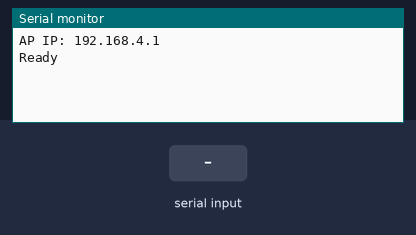
The sketch below on a simulated ESP32. On the bench: the last lines printed to the serial monitor. The test bench sets the inputs (shaded band).

Above: at 1.2 s.
1.3 s: "90,45,200\n" received over the second serial link
At 2.5 s:
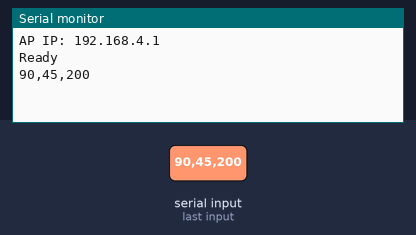
2.8 s: "90,45\n" received over the second serial link
At 3.9 s:
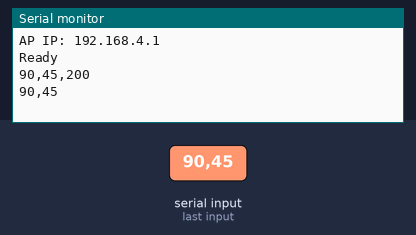
4.3 s: "90,45,200,10\n" received over the second serial link
At 5.1 s:
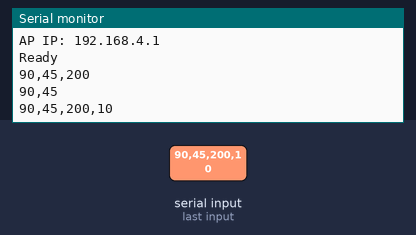
5.8 s: "0\n" received over the second serial link
At 6.2 s:
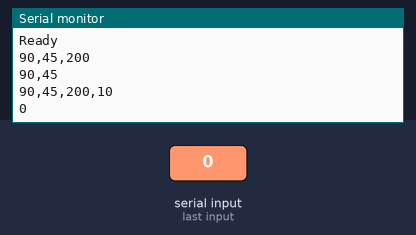

Measured:
- after the input at 1.3 s, the serial monitor: prints a new line at once (image 1)
- after the input at 2.8 s, the serial monitor: prints a new line at once (image 2)
- after the input at 4.3 s, the serial monitor: prints a new line at once (image 3)
- after the input at 5.8 s, the serial monitor: prints a new line at once (image 4)

The sketch:

esp-wifi.ino
```cpp
#include <WiFi.h>
#include <WebServer.h>
#include <WebSocketsServer.h>

#define RX_PIN 16

const char* ssid = "ROVER3D";
const char* password = "12345678";

WebServer server(80);
WebSocketsServer ws = WebSocketsServer(81);

String buffer = "";

void handleRoot() {
    server.send(200, "text/html", R"rawliteral(
<!DOCTYPE html>
<html>
<head>
<meta charset='UTF-8'>
<title>Rover3D</title>
<style>
body{background:#1a1a2e;color:#eee;font-family:Arial,sans-serif;margin:0;padding:20px}
h1{color:#0ff;text-align:center}
.stats{display:flex;justify-content:space-around;margin:20px 0;flex-wrap:wrap}
.stat-box{background:#16213e;padding:20px 40px;border-radius:10px;text-align:center;margin:10px}
.stat-val{font-size:48px;font-weight:bold;color:#0ff}
.stat-lbl{color:#888;font-size:18px}
.ok{color:#0f0}
.wa{color:#f00}
.panel{display:flex;gap:20px;margin-top:20px}
.panel>div{flex:1;background:#16213e;border-radius:10px;padding:20px}
canvas{width:100%;height:300px;background:#000;border:1px solid #333}
#scan3d{height:400px}
.bar-wrap{background:#16213e;border-radius:10px;padding:20px;margin-top:20px}
.dbar{height:60px;background:linear-gradient(90deg,#0ff,#00f);border-radius:5px;transition:width .1s}
.blbl{display:flex;justify-content:space-between;margin-top:10px;color:#888}
#raw{background:#0d1117;padding:10px;height:150px;overflow-y:scroll;border:1px solid #333;font-size:12px;margin-top:20px}
</style>
</head>
<body>
<h1>Rover3D WiFi Dashboard</h1>
<div class=stats>
<div class=stat-box><div class=stat-val id=dist>--</div><div class=stat-lbl>Distance <span style=font-size:24px;color:#888>mm</span></div></div>
<div class=stat-box><div class=stat-val id=st>--</div><div class=stat-lbl>Status</div></div>
<div class=stat-box><div class=stat-val id=rate>--</div><div class=stat-lbl>Samples/sec</div></div>
<div class=stat-box><div class=stat-val id=pts>0</div><div class=stat-lbl>Scan pts</div></div>
</div>
<div class=bar-wrap><div class=dbar id=dbar style=width:0%></div><div class=blbl><span>0</span><span>500</span><span>1000</span><span>1500</span><span>2000mm</span></div></div>
<div class=panel>
<div><h3>3D Scan (color = distance)</h3><canvas id=scan3d></canvas></div>
<div><h3>Distance History</h3><canvas id=chart></canvas></div>
</div>
<div id=raw></div>
<script>
const ctx=document.getElementById('chart').getContext('2d');
const scan=document.getElementById('scan3d').getContext('2d');
let hist=[], scanPts=[], last=0, sc=0;
function resize(){const c=document.getElementById('chart');c.width=c.offsetWidth;c.height=300}
function resizeScan(){const c=document.getElementById('scan3d');c.width=c.offsetWidth;c.height=c.offsetWidth}
resize();resizeScan();window.onresize=()=>{resize();resizeScan()};

function drawChart(){
ctx.fillStyle='#16213e';ctx.fillRect(0,0,ctx.canvas.width,ctx.canvas.height);
if(hist.length<2)return;
ctx.strokeStyle='#333';ctx.lineWidth=1;
for(let y=0;y<=2000;y+=500){let py=ctx.canvas.height-(y/2000)*ctx.canvas.height;ctx.beginPath();ctx.moveTo(0,py);ctx.lineTo(ctx.canvas.width,py);ctx.stroke();ctx.fillStyle='#666';ctx.fillText(y+'mm',5,py-5)}
ctx.strokeStyle='#0ff';ctx.lineWidth=2;ctx.beginPath();
for(let i=0;i<hist.length;i++){let x=(i/(hist.length-1))*ctx.canvas.width;let y=ctx.canvas.height-(hist[i]/2000)*ctx.canvas.height;i===0?ctx.moveTo(x,y):ctx.lineTo(x,y)}
ctx.stroke();ctx.lineTo(ctx.canvas.width,ctx.canvas.height);ctx.lineTo(0,ctx.canvas.height);ctx.closePath();ctx.fillStyle='rgba(0,255,255,0.1)';ctx.fill()
}

function distColor(d){
let t=Math.min(1,Math.max(0,d/2000));
let r=Math.round(255*t), b=Math.round(255*(1-t)), g=Math.round(128*(1-Math.abs(t-0.5)*2));
return `rgb(${r},${g},${b})`;
}

function drawScan3D(){
scan.fillStyle='#0d1117';scan.fillRect(0,0,scan.canvas.width,scan.canvas.height);
if(scanPts.length===0)return;
let minPan=Infinity,maxPan=-Infinity,minTilt=Infinity,maxTilt=-Infinity;
scanPts.forEach(p=>{minPan=Math.min(minPan,p[0]);maxPan=Math.max(maxPan,p[0]);minTilt=Math.min(minTilt,p[1]);maxTilt=Math.max(maxTilt,p[1])});
let pr=minPan===maxPan?1:scan.canvas.width/(maxPan-minPan),tr=minTilt===maxTilt?1:scan.canvas.height/(maxTilt-minTilt);
let r=Math.min(pr,tr);
let ox=scan.canvas.width/2-((minPan+maxPan)/2)*r, oy=scan.canvas.height/2+((minTilt+maxTilt)/2)*r;
let margin=20;
let scale=Math.min((scan.canvas.width-margin*2)/(maxPan-minPan||1),(scan.canvas.height-margin*2)/(maxTilt-minTilt||1));
scale=Math.min(scale,20);
ox=scan.canvas.width/2-((minPan+maxPan)/2)*scale;
oy=scan.canvas.height/2+((minTilt+maxTilt)/2)*scale;
scanPts.forEach(p=>{
let px=ox+p[0]*scale,py=oy-p[1]*scale;
if(px>=0&&px<=scan.canvas.width&&py>=0&&py<=scan.canvas.height){
scan.fillStyle=distColor(p[2]);
scan.beginPath();scan.arc(px,py,3,0,6.28);scan.fill()
}
});
scan.strokeStyle='#333';scan.lineWidth=1;
for(let i=0;i<=scan.canvas.width;i+=40){scan.beginPath();scan.moveTo(i,0);scan.lineTo(i,scan.canvas.height);scan.stroke()}
for(let i=0;i<=scan.canvas.height;i+=40){scan.beginPath();scan.moveTo(0,i);scan.lineTo(scan.canvas.width,i);scan.stroke()}
}

const r=document.getElementById('raw');
const ws=new WebSocket('ws://'+location.hostname+':81/');
ws.onopen=()=>document.getElementById('st').textContent='OK';
ws.onclose=()=>document.getElementById('st').textContent='NO';
ws.onmessage=(e)=>{
const line=e.data;
r.innerHTML+=line+'<br>';r.scrollTop=r.scrollHeight;
if(r.children.length>200)r.removeChild(r.firstChild);

if(line.startsWith('D,')){
let p=line.split(',');
if(p.length>=3){
let d=parseInt(p[1]),s=parseInt(p[2]);
document.getElementById('dist').textContent=d;
document.getElementById('st').textContent=s===1?'OK':'WAIT';
document.getElementById('st').className='stat-val '+(s===1?'ok':'wa');
let pct=Math.min(100,(d/2000)*100);
document.getElementById('dbar').style.width=pct+'%';
hist.push(d);if(hist.length>200)hist.shift();
drawChart();sc++;let n=Date.now();if(n-last>1000){document.getElementById('rate').textContent=sc;sc=0;last=n}
}
}else if(line.startsWith('S,')){
let p=line.split(',');
if(p.length>=4){
let pan=parseInt(p[1]),tilt=parseInt(p[2]),dist=parseInt(p[3]);
scanPts.push([pan,tilt,dist]);if(scanPts.length>2000)scanPts.shift();
document.getElementById('pts').textContent=scanPts.length;
drawScan3D()
}
}
};
</script>
</body>
</html>
)rawliteral");
}

void wsEvent(uint8_t num, WStype_t type, uint8_t* payload, size_t length) {
}

void setup() {
    Serial.begin(115200);
    Serial1.begin(115200, SERIAL_8N1, RX_PIN, -1);

    WiFi.softAP(ssid, password);
    Serial.print("AP IP: ");
    Serial.println(WiFi.softAPIP());

    server.on("/", handleRoot);
    server.begin();

    ws.begin();
    ws.onEvent(wsEvent);

    Serial.println("Ready");
}

void loop() {
    server.handleClient();
    ws.loop();

    while (Serial1.available()) {
        char c = Serial1.read();
        if (c == '\n') {
            ws.broadcastTXT(buffer);
            Serial.println(buffer);
            buffer = "";
        } else if (c != '\r') {
            buffer += c;
        }
    }
}
```
